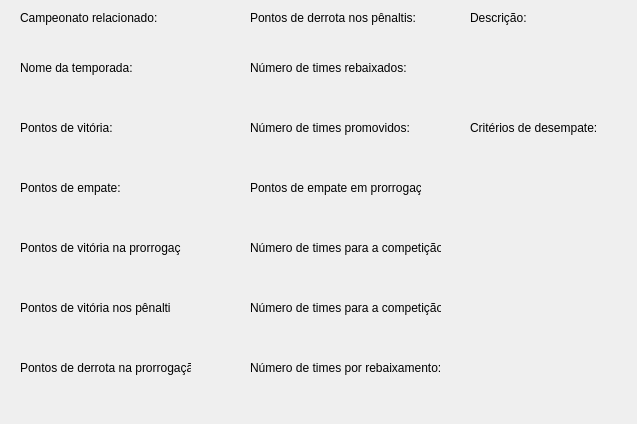
<?xml version="1.0" encoding="UTF-8"?>
<ui version="4.0">
 <class>informacaoTemporada</class>
 <widget class="QWidget" name="informacaoTemporada">
  <property name="geometry">
   <rect>
    <x>0</x>
    <y>0</y>
    <width>637</width>
    <height>424</height>
   </rect>
  </property>
  <property name="windowTitle">
   <string>Form</string>
  </property>
  <widget class="QLabel" name="label_11">
   <property name="geometry">
    <rect>
     <x>250</x>
     <y>120</y>
     <width>161</width>
     <height>16</height>
    </rect>
   </property>
   <property name="text">
    <string>Número de times promovidos:</string>
   </property>
  </widget>
  <widget class="QLabel" name="label_6">
   <property name="geometry">
    <rect>
     <x>20</x>
     <y>300</y>
     <width>151</width>
     <height>16</height>
    </rect>
   </property>
   <property name="text">
    <string>Pontos de vitória nos pênaltis:</string>
   </property>
  </widget>
  <widget class="QLabel" name="label_16">
   <property name="geometry">
    <rect>
     <x>250</x>
     <y>360</y>
     <width>191</width>
     <height>16</height>
    </rect>
   </property>
   <property name="text">
    <string>Número de times por rebaixamento:</string>
   </property>
  </widget>
  <widget class="QLabel" name="label_15">
   <property name="geometry">
    <rect>
     <x>250</x>
     <y>300</y>
     <width>191</width>
     <height>16</height>
    </rect>
   </property>
   <property name="text">
    <string>Número de times para a competição 2:</string>
   </property>
  </widget>
  <widget class="QLabel" name="label_5">
   <property name="geometry">
    <rect>
     <x>20</x>
     <y>240</y>
     <width>161</width>
     <height>16</height>
    </rect>
   </property>
   <property name="text">
    <string>Pontos de vitória na prorrogação:</string>
   </property>
  </widget>
  <widget class="QLabel" name="label">
   <property name="geometry">
    <rect>
     <x>20</x>
     <y>10</y>
     <width>151</width>
     <height>16</height>
    </rect>
   </property>
   <property name="text">
    <string>Campeonato relacionado:</string>
   </property>
  </widget>
  <widget class="QLabel" name="label_10">
   <property name="geometry">
    <rect>
     <x>250</x>
     <y>60</y>
     <width>161</width>
     <height>16</height>
    </rect>
   </property>
   <property name="text">
    <string>Número de times rebaixados:</string>
   </property>
  </widget>
  <widget class="QLabel" name="label_2">
   <property name="geometry">
    <rect>
     <x>20</x>
     <y>60</y>
     <width>151</width>
     <height>16</height>
    </rect>
   </property>
   <property name="text">
    <string>Nome da temporada:</string>
   </property>
  </widget>
  <widget class="QLabel" name="label_3">
   <property name="geometry">
    <rect>
     <x>20</x>
     <y>120</y>
     <width>151</width>
     <height>16</height>
    </rect>
   </property>
   <property name="text">
    <string>Pontos de vitória:</string>
   </property>
  </widget>
  <widget class="QLabel" name="label_14">
   <property name="geometry">
    <rect>
     <x>250</x>
     <y>240</y>
     <width>191</width>
     <height>16</height>
    </rect>
   </property>
   <property name="text">
    <string>Número de times para a competição 1:</string>
   </property>
  </widget>
  <widget class="QLabel" name="label_7">
   <property name="geometry">
    <rect>
     <x>20</x>
     <y>360</y>
     <width>171</width>
     <height>16</height>
    </rect>
   </property>
   <property name="text">
    <string>Pontos de derrota na prorrogação:</string>
   </property>
  </widget>
  <widget class="QLabel" name="label_12">
   <property name="geometry">
    <rect>
     <x>250</x>
     <y>180</y>
     <width>171</width>
     <height>16</height>
    </rect>
   </property>
   <property name="text">
    <string>Pontos de empate em prorrogação:</string>
   </property>
  </widget>
  <widget class="QLabel" name="label_8">
   <property name="geometry">
    <rect>
     <x>250</x>
     <y>10</y>
     <width>171</width>
     <height>16</height>
    </rect>
   </property>
   <property name="text">
    <string>Pontos de derrota nos pênaltis:</string>
   </property>
  </widget>
  <widget class="QLabel" name="label_4">
   <property name="geometry">
    <rect>
     <x>20</x>
     <y>180</y>
     <width>151</width>
     <height>16</height>
    </rect>
   </property>
   <property name="text">
    <string>Pontos de empate:</string>
   </property>
  </widget>
  <widget class="QLabel" name="label_9">
   <property name="geometry">
    <rect>
     <x>470</x>
     <y>10</y>
     <width>151</width>
     <height>16</height>
    </rect>
   </property>
   <property name="text">
    <string>Descrição:</string>
   </property>
  </widget>
  <widget class="QLabel" name="label_13">
   <property name="geometry">
    <rect>
     <x>470</x>
     <y>120</y>
     <width>151</width>
     <height>16</height>
    </rect>
   </property>
   <property name="text">
    <string>Critérios de desempate:</string>
   </property>
  </widget>
 </widget>
 <resources/>
 <connections/>
</ui>
